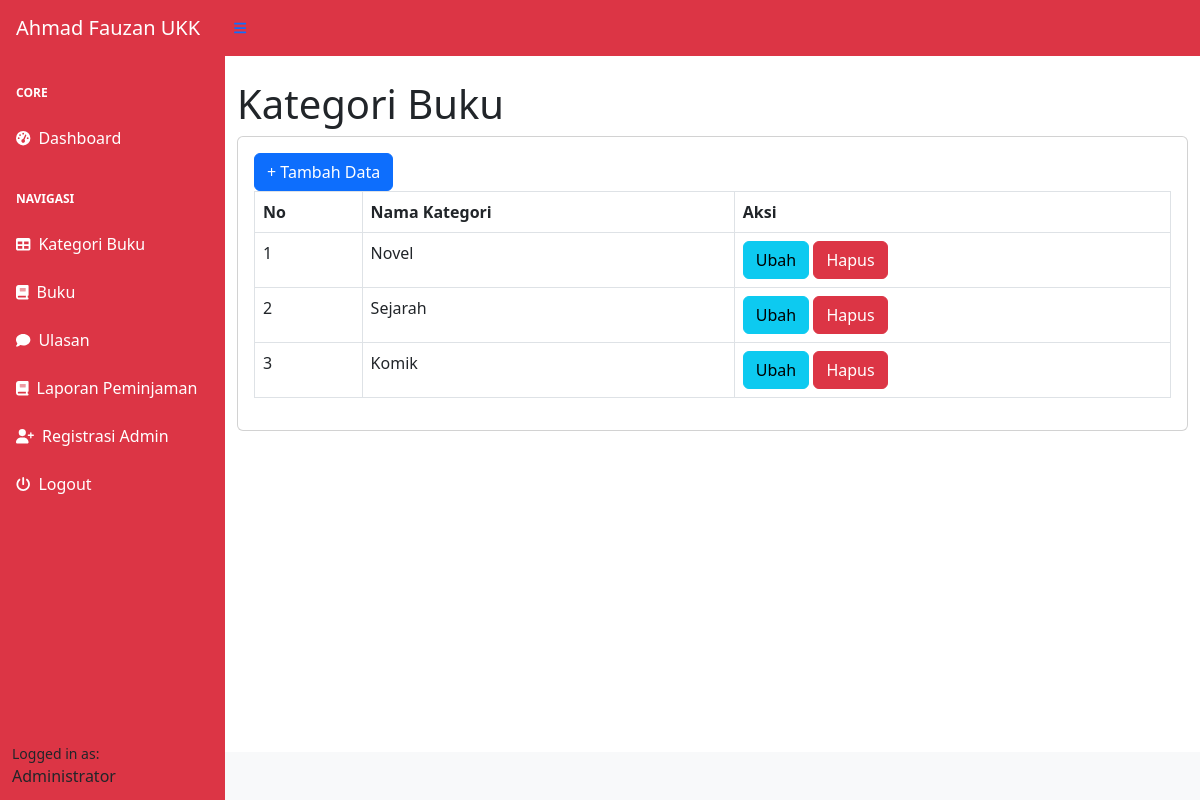
/index.php?page=kategori (signed in), run on the app's committed database.
### tables this page shows
CREATE TABLE `kategori` (
  `id_kategori` int(11) NOT NULL,
  `kategori` varchar(225) DEFAULT NULL
);

### kategori.php (the view)
<h1 class="mt-4">Kategori Buku</h1>
<div class="card">
    <div class="card-body">
        <div class="row">
            <div class="col-md-12">
                <a href="?page=kategori_tambah" class="btn btn-primary">+ Tambah Data</a>
                <table class="table table-bordered" id="dataTable" width="100%" cellspacing="0">
                    <tr>
                        <th>No</th>
                        <th>Nama Kategori</th>
                        <th>Aksi</th>
                    </tr>
                    <?php
                    $i = 1;
                    $query = mysqli_query($koneksi, "SELECT*FROM kategori");
                    while ($data = mysqli_fetch_array($query)) {
                    ?>
                    <tr>
                            <td><?php echo $i++; ?></td>
                            <td><?php echo $data['kategori']; ?></td>
                            <td>
                                <a href="?page=kategori_ubah&&id=<?php echo $data['id_kategori']; ?>" class="btn btn-info">Ubah</a>
                                <a onclick="return confirm('Apakah anda yakin menghapus data ini?');" href="?page=kategori_hapus&&id=<?php echo $data['id_kategori']; ?>" class="btn btn-danger">Hapus</a>
                            </td>
                        </tr>
                    <?php
                    }
                    ?>
                </table>
            </div>
        </div>
    </div>
</div>

### data on the page
kategori: kategori "Novel"
kategori: kategori "Sejarah"
kategori: kategori "Komik"

### other printed values
$_SESSION['user']['nama_lengkap'] "Administrator"
